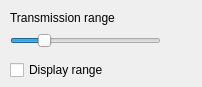
<?xml version="1.0" encoding="UTF-8"?>
<ui version="4.0">
 <class>Control</class>
 <widget class="QWidget" name="Control">
  <property name="geometry">
   <rect>
    <x>0</x>
    <y>0</y>
    <width>202</width>
    <height>87</height>
   </rect>
  </property>
  <property name="minimumSize">
   <size>
    <width>200</width>
    <height>87</height>
   </size>
  </property>
  <property name="windowTitle">
   <string>Form</string>
  </property>
  <widget class="QSlider" name="transmissionRangeSlider">
   <property name="geometry">
    <rect>
     <x>10</x>
     <y>30</y>
     <width>151</width>
     <height>22</height>
    </rect>
   </property>
   <property name="maximum">
    <number>500</number>
   </property>
   <property name="sliderPosition">
    <number>100</number>
   </property>
   <property name="orientation">
    <enum>Qt::Horizontal</enum>
   </property>
   <property name="tickPosition">
    <enum>QSlider::NoTicks</enum>
   </property>
  </widget>
  <widget class="QLabel" name="label">
   <property name="geometry">
    <rect>
     <x>10</x>
     <y>10</y>
     <width>151</width>
     <height>16</height>
    </rect>
   </property>
   <property name="text">
    <string>Transmission range</string>
   </property>
  </widget>
  <widget class="QCheckBox" name="displayRangeCheckBox">
   <property name="geometry">
    <rect>
     <x>10</x>
     <y>60</y>
     <width>151</width>
     <height>20</height>
    </rect>
   </property>
   <property name="text">
    <string>Display range</string>
   </property>
  </widget>
  <widget class="QLabel" name="labelTransmissionRange">
   <property name="geometry">
    <rect>
     <x>170</x>
     <y>30</y>
     <width>31</width>
     <height>20</height>
    </rect>
   </property>
   <property name="text">
    <string/>
   </property>
  </widget>
 </widget>
 <resources/>
 <connections/>
</ui>
